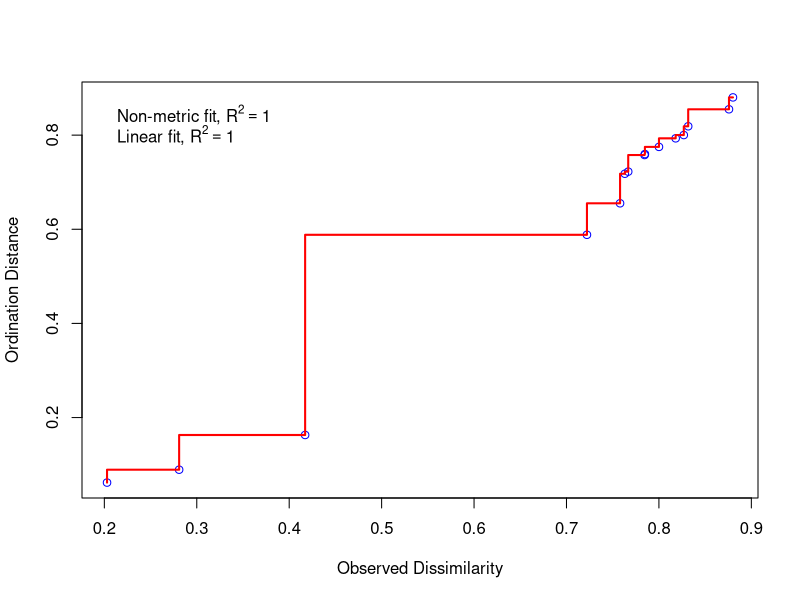
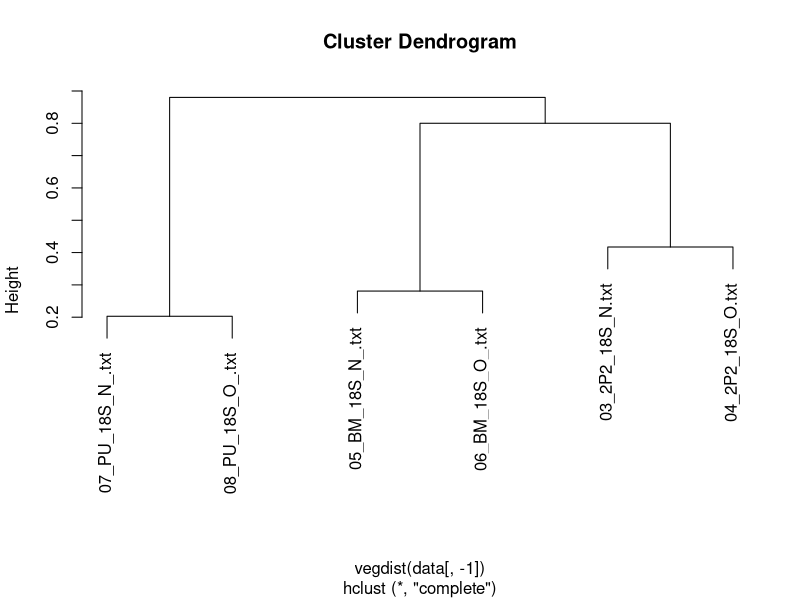
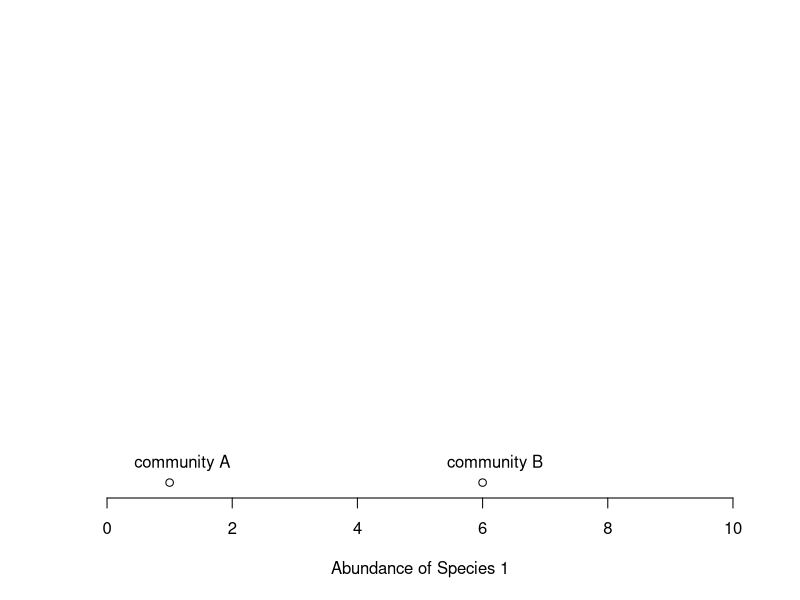
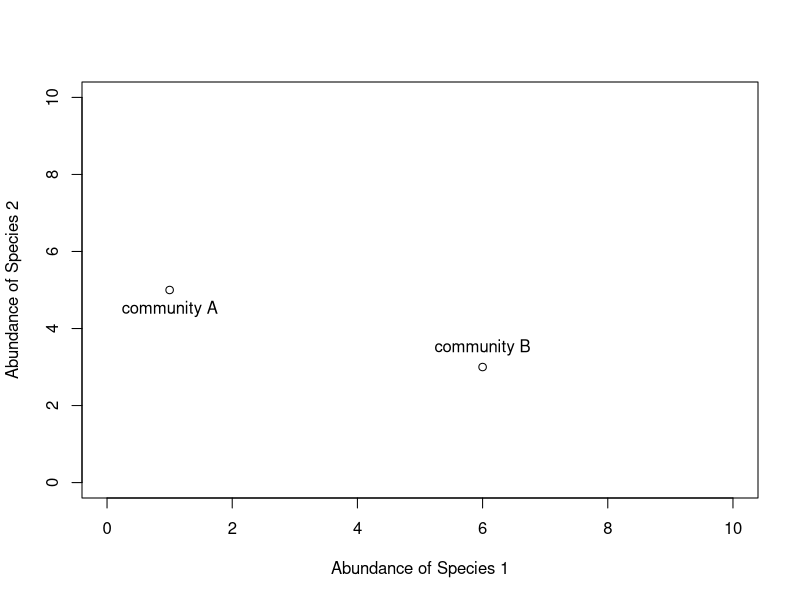
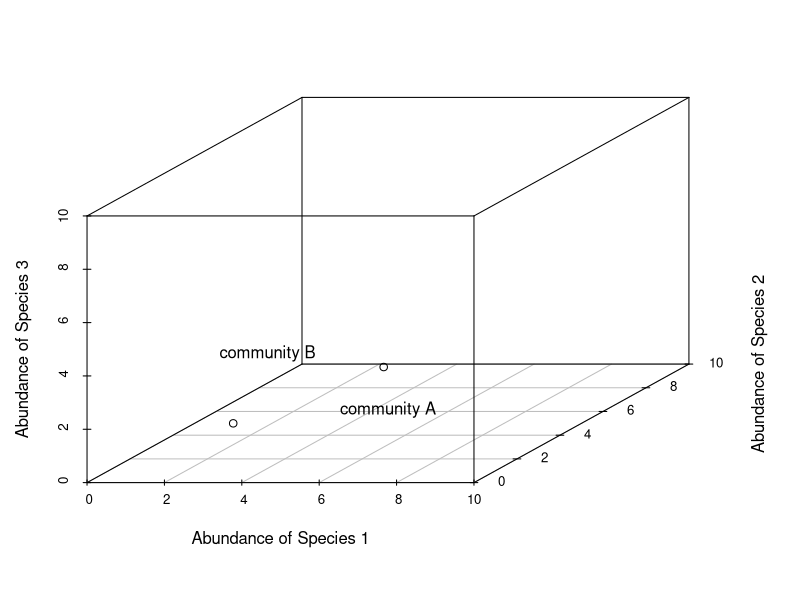

Recreate these plots in R, in order.
#*********************
#LAB COURSE 2018
#Diversity indices
#Community ordination
#C. Karakoc
#*********************

#*****************************
#Install packages before class 
#install.packages("vegan")
#install.packages("ggplot2")
#install.packages("reshape")
#*****************************

library(vegan)
library(ggplot2)
library(reshape)

# This is the place where R will look for files
# and where it will save files

# Set working directory (change with your working directory)
# run from the folder this script is in

# Haribo data 
haribo <- read.table("HariboMatrix.csv", sep=";", dec=",", header=T)

# Inspect data 
str(haribo)
head(haribo)

# Mesure diversity 
richness <- specnumber(haribo[,2:25]) #Richness

shannon <- diversity(haribo[,2:25], index="shannon") #Shannon
hill1   <- exp(shannon) #Exponential Shannon 

simpson <- diversity(haribo[,2:25], index="simpson") #Simpson's index
hill2 <- 1/simpson #Inverse Simpson

#Create a data set with all
haribo.data <- as.data.frame(cbind(richness,hill1,hill2))
haribo.data$sampleSize <- haribo$SampleSize
haribo.data$community <- haribo$Site

#Reshape the data for plotting 
haribo.data.long <- melt(haribo.data, id=c("sampleSize", "community"))

#Plot 
haribo.plot <- ggplot(haribo.data.long,aes(x=sampleSize, y=value, color=community))+
  geom_point()+
  geom_line()+
  facet_wrap(.~variable, scales="free")+
  theme_bw()
  
                        
#***********
#TRFLP Data
#***********

# Read data using read.delim
data <- read.delim("ClusBinMatrix_B_3_Praktikum_18S.txt") 

# Inspect data
str(data)
head(data) # shows first 6 rows

#Change the fragment names here
#This line produces rounded fragment
#Remove X from the column names 
colnames(data)<-gsub("X","",(colnames(data)))
dput(as.character((round((as.numeric(colnames(data[,-1]))), 1))))

colnames(data) <- c("samples", "50.3", "51.9", "53.7", "56.3", "60.6", "62.2", "64.3", "68.8", 
                    "70.4", "71.4", "78", "80", "85.8", "106.3", "110.3", "112.8", 
                    "137.8", "150.3", "157.1", "158.7", "163.9", "168.6", "171", 
                    "172.2", "173.2", "180.6", "182.5", "183.5", "184.8", "188.6", 
                    "191.2", "205.4", "207", "219.1", "220.5", "221.8", "233.7", 
                    "240.3", "255.1", "256.5", "260.9", "268.6", "269.8", "272.1", 
                    "301.7", "312.7", "320.4", "341", "369.9", "371.1", "373.6", 
                    "382.5", "384", "385.5", "386.9", "388", "393.1", "399.6", "401", 
                    "402.3", "404.5", "406.9", "408", "409.2", "410.8", "412.3", 
                    "414.5", "416", "417.5", "419.1", "420.3", "422.4", "424.4", 
                    "426.9", "430.7", "432.1", "433.5", "439.6", "446.9", "450", 
                    "471.2", "475.6", "490.5")

#*******************
#Diversity indices
#*******************

# Mesure diversity 
richness <- specnumber(data[,-1]) #species richness 

shannon <- diversity(data[,-1], index="shannon") #Shannon entropy
hill1   <- exp(shannon) #Exponential Shannon

simpson <- diversity(data[,-1], index="simpson") #Simpson's Index
hill2 <- 1/simpson #inverse Simpson

#Lets combine all and plot
diversity.data <- as.data.frame(cbind(richness, hill1, hill2))
diversity.data$samples <- data[,1]
diversity.data.long <- melt (diversity.data, id="samples")

#Plot indices
indices.plot <- ggplot(diversity.data.long, aes(x=samples, y=value, color=variable))+ 
  geom_point(stat="identity")+
  ylab("Index value")+
  xlab("Samples")+
  facet_wrap(.~variable, scales="free")+
  theme_bw()+
  theme(axis.text.x = element_text(angle = 90, hjust = 1), 
        legend.position = "none")

#*******************
#Relative Abundances 
#*******************

#Longitidunal form
species <- melt(data, id="samples")
head(species)

species.plot <- ggplot(species, aes(x=samples, y=value, fill=variable))+ 
  geom_bar(stat="identity")+
  ylab("Relative abundances")+
  xlab("Samples")+
  theme_bw()+
  theme(axis.text.x = element_text(angle = 90, hjust = 1))
  

#****************************************
#Non-metric multidimensional scaling NMDS
#****************************************

mdsB     <- metaMDS(data[,-1], distance="bray")
stressplot(mdsB)

#NMDS Data
data.scores <- as.data.frame(scores(mdsB, display = "sites")) #Using the scores function from vegan to extract the site scores and convert to a data.frame
data.mds <- cbind(samples=data[,1], data.scores) #Combine it with sample names
head(data.mds)

species.scores <- as.data.frame(scores(mdsB, "species"))  #Using the scores function from vegan to extract the species scores and convert to a data.frame
head(species.scores)  


#Plot
plot_mds <- ggplot(data=data.mds,aes(x=NMDS1,y=NMDS2))+ 
  geom_point(aes(colour=samples),size=5)+
  #geom_text(data=species.scores, aes(x=NMDS1, y=NMDS2, label=rownames(species.scores)), 
  #                                   size=3, check_overlap = TRUE)+
  theme_bw()


#Bonus: Hierarchical Clustering
rownames(data)<- data$samples 
clusters <- hclust(vegdist(data[,-1]))
plot(clusters)

#STOP HERE!

#**********************************
#Why we need multivariate analysis
#**********************************

plot(0:10,0:10,type="n",axes=F,xlab="Abundance of Species 1",ylab="") 
axis(1)
points(1,0); text(1.2,0.5,labels="community A")
points(6,0); text(6.2,0.5,labels="community B")


plot(0:10,0:10,type="n",xlab="Abundance of Species 1",
     ylab="Abundance of Species 2")
points(1,5); text(1,4.5,labels="community A")
points(6,3); text(6,3.5,labels="community B")


#install.packages("scatterplot3d")
library(scatterplot3d)
d=scatterplot3d(0:10,0:10,0:10,type="n",xlab="Abundance of Species 1",
                ylab="Abundance of Species 2",zlab="Abundance of Species 3"); d
d$points3d(1,5,0); text(d$xyz.convert(5,5,0.5),labels="community A")
d$points3d(6,3,3); text(d$xyz.convert(3,3,3.5),labels="community B")
